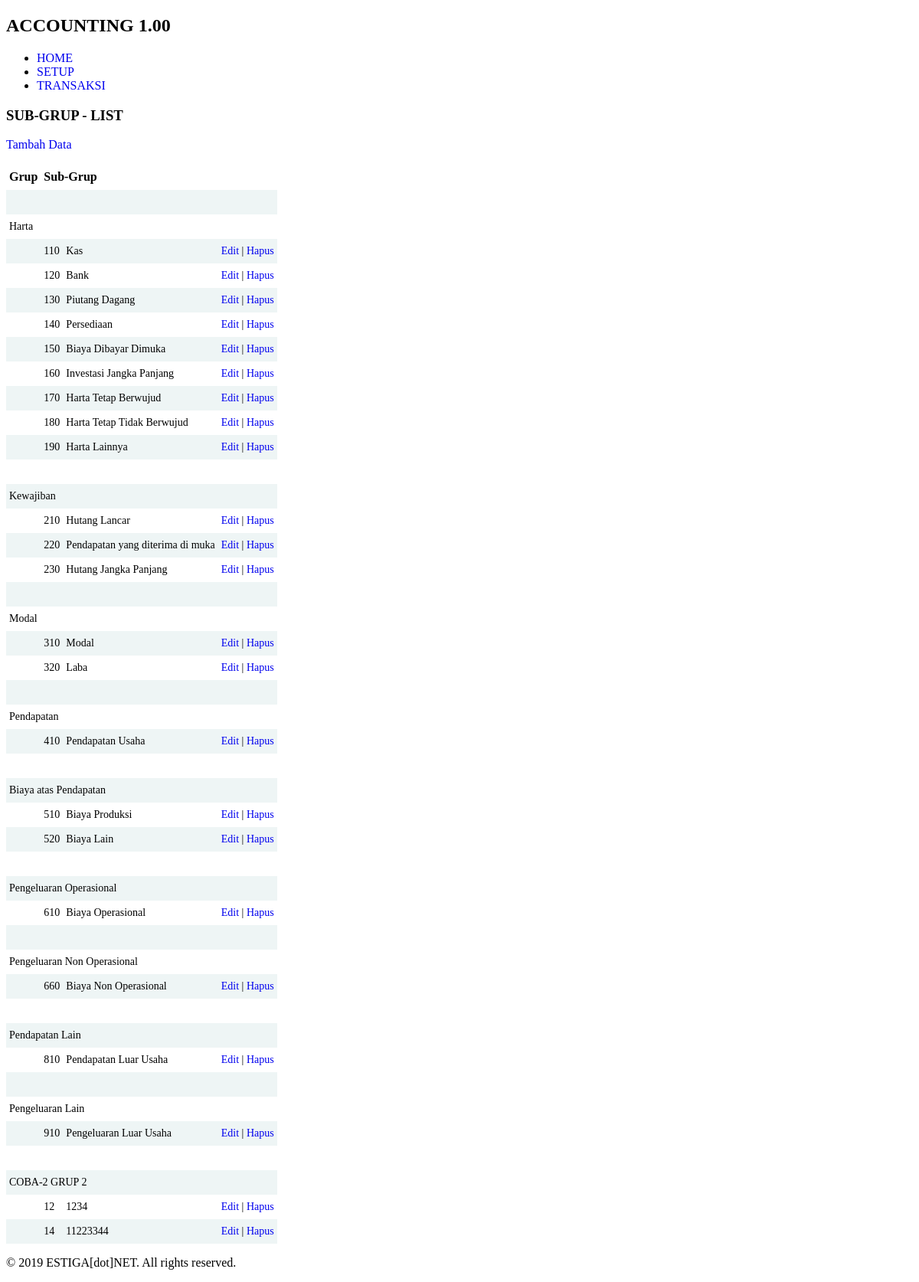
Page /index.php/t002_subgrup on the committed database.
### tables this page shows
CREATE TABLE `t002_subgrup` (
  `id` int(11) NOT NULL,
  `grup_id` int(11) DEFAULT NULL,
  `kode` varchar(50) DEFAULT NULL,
  `nama` varchar(50) DEFAULT NULL
);

CREATE TABLE `t001_grup` (
  `id` int(11) NOT NULL,
  `name` varchar(50) DEFAULT NULL
);

### application/controllers/t002_subgrup.php (called while the page is built, shortened)
<?php
class t002_subgrup extends CI_Controller {
	public function __construct() {
		$this->load->model('t002_subgrupm');
		$this->load->model('t001_grupm');
	}
	public function index() {
		$data['rs'] = $this->t002_subgrupm->ambil_data_semua();
		$this->load->view('layout/header');
		$this->load->view('t002_subgrupl', $data);
		$this->load->view('layout/footer');
	}
}

### index.php (called while the page is built, shortened)
<?php
require_once BASEPATH.'core/CodeIgniter.php';

### application/models/t002_subgrupm.php (called while the page is built, shortened)
<?php
class t002_subgrupm extends CI_Model {
	public function ambil_data_semua() {
		$q = '
			select
				sg.*,
				g.name as grup_name
			from
				t002_subgrup sg
				left join t001_grup g on sg.grup_id = g.id
			order by
				sg.grup_id, sg.kode
		';
		return $this->db->query($q)->result();
	}
}

### application/views/t002_subgrupl.php (the view)
<h3>SUB-GRUP - LIST</h3>
<p><a href="<?php echo site_url('t002_subgrup/tambah'); ?>">Tambah Data</a></p>
<table class="paleBlueRows">
	<tr>
		<th>Grup</th>
		<th colspan="2">Sub-Grup</th>
		<th>&nbsp;</th>
	</tr>
	<?php
	$grup_id_flag = 0;
	foreach($rs as $r):
		if ($grup_id_flag == 0) {
			$grup_id = $r->grup_id;
		}
		if ($grup_id != $r->grup_id) {
			$grup_id = $r->grup_id;
			$grup_id_flag = 0;
		}
		if ($grup_id == $r->grup_id and $grup_id_flag == 0) {
			$grup_id_flag = 1;
			?>
			<tr>
				<td colspan="4">&nbsp;</td>
			</tr>
			<tr>
				<td colspan="4"><?php echo $r->grup_name; ?></td>
			</tr>
			<?php
		}
	?>
	<tr>
		<td>&nbsp;</td>
		<td><?php echo $r->kode; ?></td>
		<td><?php echo $r->nama; ?></td>
		<td><a href="<?php echo site_url('t002_subgrup/edit/'.$r->id); ?>">Edit</a> | <a href="<?php echo site_url('t002_subgrup/hapus/'.$r->id); ?>">Hapus</a></td>
	</tr>
	<?php
	endforeach;
	?>
</table>

### css/accounting.css (style rules this page uses)
table.paleBlueRows { font-family: calibri; border: 0px solid #FFFFFF; text-align: left; border-collapse: collapse; }
table.paleBlueRows td, table.paleBlueRows th { border: 0px solid #FFFFFF; padding: 8px 4px; }
table.paleBlueRows tbody td { font-size: 14px; }
table.paleBlueRows tr:nth-child(even) { background: #EEF5F5; }

### application/views/layout/header.php (style rules this page uses)
body, select, input { font-family: calibri; }
a { text-decoration: none; }

### rows in the picture
t002_subgrup: t001_grup.name "Harta", kode "110", nama "Kas"
t002_subgrup: kode "120", nama "Bank"
t002_subgrup: kode "130", nama "Piutang Dagang"
t002_subgrup: kode "140", nama "Persediaan"
t002_subgrup: kode "150", nama "Biaya Dibayar Dimuka"
t002_subgrup: kode "160", nama "Investasi Jangka Panjang"
t002_subgrup: kode "170", nama "Harta Tetap Berwujud"
t002_subgrup: kode "180", nama "Harta Tetap Tidak Berwujud"
t002_subgrup: kode "190", nama "Harta Lainnya"
t002_subgrup: t001_grup.name "Kewajiban", kode "210", nama "Hutang Lancar"
t002_subgrup: kode "220", nama "Pendapatan yang diterima di muka"
t002_subgrup: kode "230", nama "Hutang Jangka Panjang"
t002_subgrup: t001_grup.name "Modal", kode "310", nama "Modal"
t002_subgrup: kode "320", nama "Laba"
t002_subgrup: t001_grup.name "Pendapatan", kode "410", nama "Pendapatan Usaha"
t002_subgrup: t001_grup.name "Biaya atas Pendapatan", kode "510", nama "Biaya Produksi"
t002_subgrup: kode "520", nama "Biaya Lain"
t002_subgrup: t001_grup.name "Pengeluaran Operasional", kode "610", nama "Biaya Operasional"
t002_subgrup: t001_grup.name "Pengeluaran Non Operasional", kode "660", nama "Biaya Non Operasional"
t002_subgrup: t001_grup.name "Pendapatan Lain", kode "810", nama "Pendapatan Luar Usaha"
t002_subgrup: t001_grup.name "Pengeluaran Lain", kode "910", nama "Pengeluaran Luar Usaha"
t002_subgrup: t001_grup.name "COBA-2 GRUP 2", kode "12", nama "1234"
t002_subgrup: kode "14", nama "11223344"
